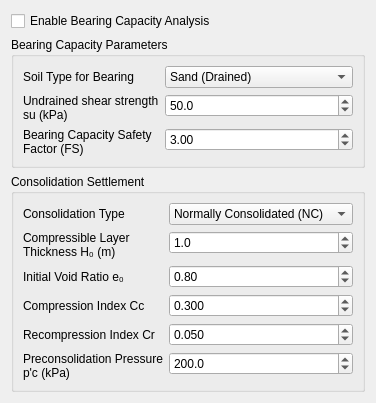
                    <widget class="QWidget" name="tab_bearing">
                      <attribute name="title">
                        <string>Bearing Capacity</string>
                      </attribute>
                      <layout class="QVBoxLayout" name="vbox_tab_bearing">
                        <item>
                          <widget class="QCheckBox" name="chk_enable_bearing">
                            <property name="text">
                              <string>Enable Bearing Capacity Analysis</string>
                            </property>
                            <property name="checked">
                              <bool>false</bool>
                            </property>
                          </widget>
                        </item>
                        <item>
                          <widget class="QGroupBox" name="grp_bearing_params">
                            <property name="title">
                              <string>Bearing Capacity Parameters</string>
                            </property>
                            <layout class="QFormLayout" name="form_bearing_params">
                              <item row="0" column="0">
                                <widget class="QLabel" name="lbl_combo_bearing_soil_type">
                                  <property name="text">
                                    <string>Soil Type for Bearing</string>
                                  </property>
                                  <property name="wordWrap">
                                    <bool>true</bool>
                                  </property>
                                </widget>
                              </item>
                              <item row="0" column="1">
                                <widget class="QComboBox" name="combo_bearing_soil_type">
                                  <item>
                                    <property name="text">
                                      <string>Sand (Drained)</string>
                                    </property>
                                  </item>
                                  <item>
                                    <property name="text">
                                      <string>Clay (Undrained)</string>
                                    </property>
                                  </item>
                                  <property name="currentIndex">
                                    <number>0</number>
                                  </property>
                                </widget>
                              </item>
                              <item row="1" column="0">
                                <widget class="QLabel" name="lbl_spin_su_val">
                                  <property name="text">
                                    <string>Undrained shear strength su (kPa)</string>
                                  </property>
                                  <property name="wordWrap">
                                    <bool>true</bool>
                                  </property>
                                </widget>
                              </item>
                              <item row="1" column="1">
                                <widget class="QDoubleSpinBox" name="spin_su_val">
                                  <property name="decimals">
                                    <number>1</number>
                                  </property>
                                  <property name="minimum">
                                    <double>0.0</double>
                                  </property>
                                  <property name="maximum">
                                    <double>1000000.0</double>
                                  </property>
                                  <property name="singleStep">
                                    <double>5.0</double>
                                  </property>
                                  <property name="value">
                                    <double>50.0</double>
                                  </property>
                                </widget>
                              </item>
                              <item row="2" column="0">
                                <widget class="QLabel" name="lbl_spin_FS_bearing">
                                  <property name="text">
                                    <string>Bearing Capacity Safety Factor (FS)</string>
                                  </property>
                                  <property name="wordWrap">
                                    <bool>true</bool>
                                  </property>
                                </widget>
                              </item>
                              <item row="2" column="1">
                                <widget class="QDoubleSpinBox" name="spin_FS_bearing">
                                  <property name="decimals">
                                    <number>2</number>
                                  </property>
                                  <property name="minimum">
                                    <double>0.0</double>
                                  </property>
                                  <property name="maximum">
                                    <double>1000000.0</double>
                                  </property>
                                  <property name="singleStep">
                                    <double>0.1</double>
                                  </property>
                                  <property name="value">
                                    <double>3.0</double>
                                  </property>
                                </widget>
                              </item>
                            </layout>
                          </widget>
                        </item>
                        <item>
                          <widget class="QGroupBox" name="grp_consol_params">
                            <property name="title">
                              <string>Consolidation Settlement</string>
                            </property>
                            <layout class="QFormLayout" name="form_consol_params">
                              <item row="0" column="0">
                                <widget class="QLabel" name="lbl_combo_consol_type">
                                  <property name="text">
                                    <string>Consolidation Type</string>
                                  </property>
                                  <property name="wordWrap">
                                    <bool>true</bool>
                                  </property>
                                </widget>
                              </item>
                              <item row="0" column="1">
                                <widget class="QComboBox" name="combo_consol_type">
                                  <item>
                                    <property name="text">
                                      <string>Normally Consolidated (NC)</string>
                                    </property>
                                  </item>
                                  <item>
                                    <property name="text">
                                      <string>Overconsolidated (OC)</string>
                                    </property>
                                  </item>
                                  <property name="currentIndex">
                                    <number>0</number>
                                  </property>
                                </widget>
                              </item>
                              <item row="1" column="0">
                                <widget class="QLabel" name="lbl_spin_H0_consol">
                                  <property name="text">
                                    <string>Compressible Layer Thickness H₀ (m)</string>
                                  </property>
                                  <property name="wordWrap">
                                    <bool>true</bool>
                                  </property>
                                </widget>
                              </item>
                              <item row="1" column="1">
                                <widget class="QDoubleSpinBox" name="spin_H0_consol">
                                  <property name="decimals">
                                    <number>1</number>
                                  </property>
                                  <property name="minimum">
                                    <double>0.0</double>
                                  </property>
                                  <property name="maximum">
                                    <double>1000000.0</double>
                                  </property>
                                  <property name="singleStep">
                                    <double>0.5</double>
                                  </property>
                                  <property name="value">
                                    <double>1.0</double>
                                  </property>
                                </widget>
                              </item>
                              <item row="2" column="0">
                                <widget class="QLabel" name="lbl_spin_e0_consol">
                                  <property name="text">
                                    <string>Initial Void Ratio e₀</string>
                                  </property>
                                  <property name="wordWrap">
                                    <bool>true</bool>
                                  </property>
                                </widget>
                              </item>
                              <item row="2" column="1">
                                <widget class="QDoubleSpinBox" name="spin_e0_consol">
                                  <property name="decimals">
                                    <number>2</number>
                                  </property>
                                  <property name="minimum">
                                    <double>0.0</double>
                                  </property>
                                  <property name="maximum">
                                    <double>1000000.0</double>
                                  </property>
                                  <property name="singleStep">
                                    <double>0.05</double>
                                  </property>
                                  <property name="value">
                                    <double>0.8</double>
                                  </property>
                                </widget>
                              </item>
                              <item row="3" column="0">
                                <widget class="QLabel" name="lbl_spin_Cc_consol">
                                  <property name="text">
                                    <string>Compression Index Cc</string>
                                  </property>
                                  <property name="wordWrap">
                                    <bool>true</bool>
                                  </property>
                                </widget>
                              </item>
                              <item row="3" column="1">
                                <widget class="QDoubleSpinBox" name="spin_Cc_consol">
                                  <property name="decimals">
                                    <number>3</number>
                                  </property>
                                  <property name="minimum">
                                    <double>0.0</double>
                                  </property>
                                  <property name="maximum">
                                    <double>1000000.0</double>
                                  </property>
                                  <property name="singleStep">
                                    <double>0.05</double>
                                  </property>
                                  <property name="value">
                                    <double>0.3</double>
                                  </property>
                                </widget>
                              </item>
                              <item row="4" column="0">
                                <widget class="QLabel" name="lbl_spin_Cr_consol">
                                  <property name="text">
                                    <string>Recompression Index Cr</string>
                                  </property>
                                  <property name="wordWrap">
                                    <bool>true</bool>
                                  </property>
                                </widget>
                              </item>
                              <item row="4" column="1">
                                <widget class="QDoubleSpinBox" name="spin_Cr_consol">
                                  <property name="decimals">
                                    <number>3</number>
                                  </property>
                                  <property name="minimum">
                                    <double>0.0</double>
                                  </property>
                                  <property name="maximum">
                                    <double>1000000.0</double>
                                  </property>
                                  <property name="singleStep">
                                    <double>0.01</double>
                                  </property>
                                  <property name="value">
                                    <double>0.05</double>
                                  </property>
                                </widget>
                              </item>
                              <item row="5" column="0">
                                <widget class="QLabel" name="lbl_spin_pc_consol">
                                  <property name="text">
                                    <string>Preconsolidation Pressure p'c (kPa)</string>
                                  </property>
                                  <property name="wordWrap">
                                    <bool>true</bool>
                                  </property>
                                </widget>
                              </item>
                              <item row="5" column="1">
                                <widget class="QDoubleSpinBox" name="spin_pc_consol">
                                  <property name="decimals">
                                    <number>1</number>
                                  </property>
                                  <property name="minimum">
                                    <double>0.0</double>
                                  </property>
                                  <property name="maximum">
                                    <double>1000000.0</double>
                                  </property>
                                  <property name="singleStep">
                                    <double>10.0</double>
                                  </property>
                                  <property name="value">
                                    <double>200.0</double>
                                  </property>
                                </widget>
                              </item>
                            </layout>
                          </widget>
                        </item>
                      </layout>
                    </widget>
